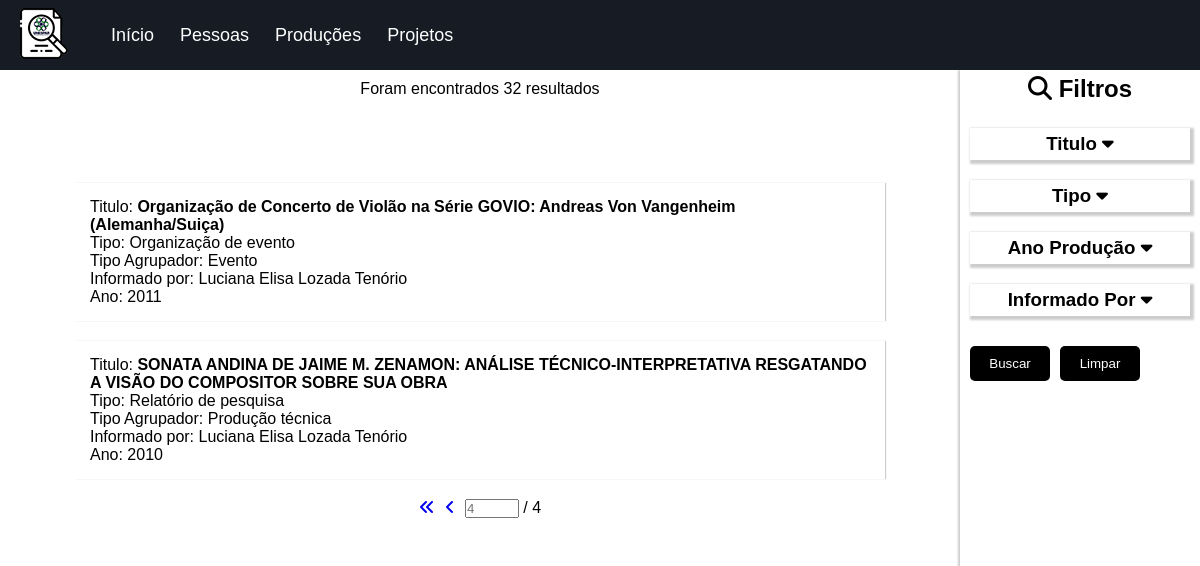
The page /lattes/producoes?page=238 on the database as committed earlier.
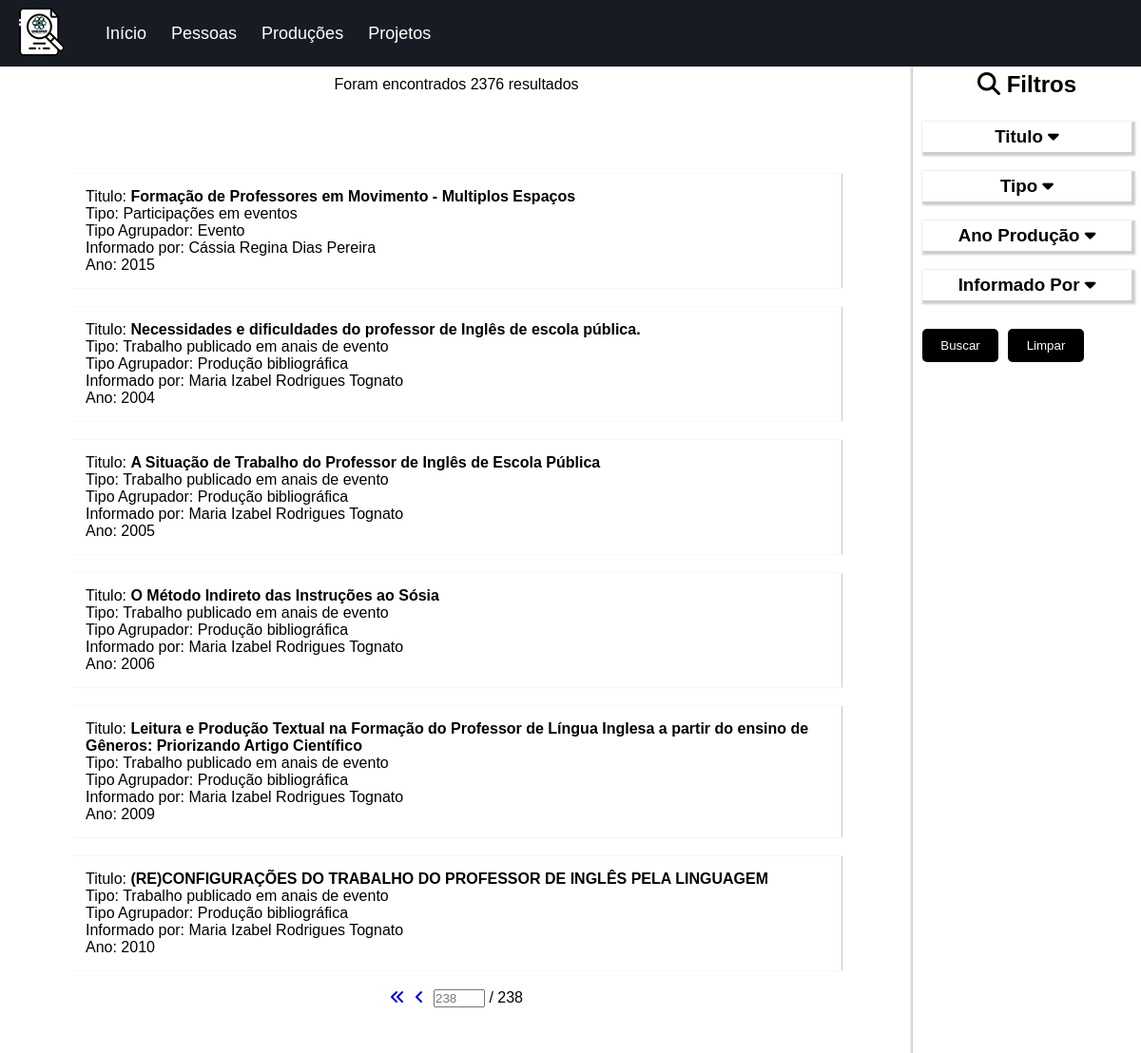
The same page on the database as committed later.
### lattes/models.py (models this page shows)
class Producao(models.Model):
    ano = models.IntegerField()
    informadoPor = models.CharField(max_length=255)
    tipo = models.CharField(max_length=255)
    tipoAgrupador = models.CharField(max_length=255)
    titulo = models.CharField(max_length=255)

### lattes/views.py (the view)
# urls.py: path("producoes", views.producoes, name="producoes"),
def producoes(request):
    context = {}
    producoes_filtradas = ProducaoFilter(
        request.GET,
        queryset=Producao.objects.all()
    )
    p = Paginator(producoes_filtradas.qs, 10)
    page_number = request.GET.get('page')
    Producao_page = p.get_page(page_number)
    context["Producao_page"] = Producao_page
    context["producoes_filtradas"] = producoes_filtradas
    context["length"] = len(producoes_filtradas.qs)
    return render(request, "lattes/producoes.html", context)

### lattes/templatetags/lattes_extras.py (called while the page is built)
@register.simple_tag
def my_url(value, field_name, urlencode=None):
    url = '?{}={}'.format(field_name, value)
    if urlencode:
        querystring = urlencode.split('&')
        f_querystring = filter(lambda p: p.split('=')[0]!=field_name, querystring)
        e_querystring = '&'.join(f_querystring)
        url='{}&{}'.format(url, e_querystring)
    return url

### lattes/templates/lattes/producoes.html (shortened to what this page needs)
{% extends 'lattes/layout.html' %}
{% block main %}
{% load lattes_extras %}
<div id="head">
    <p>Foram encontrados {{length}} resultados</p>
</div>
<div id="grid-main">
    {% for producao in Producao_page %}
    <div class="grid-item">
        <p>
            Titulo: <b>{{ producao.titulo }}</b> <br>
            Tipo: {{producao.tipo }} <br>
            Tipo Agrupador: {{ producao.tipoAgrupador }} <br>
            Informado por: {{ producao.informadoPor }} <br>
            Ano: {{ producao.ano }}
        </p>
    </div>
    {% endfor %}
    <div id="Paginator">
        {% if Producao_page.has_previous %}
        <a href="{% my_url 1 'page' request.GET.urlencode %}"><i class="fas fa-angle-double-left"></i></a>
        <a href="{% my_url Producao_page.previous_page_number 'page' request.GET.urlencode %}"><i
                class="fas fa-angle-left"></i></a>
        {% endif %}
        <form method="GET">
            <input type="number" name="page" placeholder="{{Producao_page.number}}"> /
            {{Producao_page.paginator.num_pages}}
        </form>
    </div>
</div>
{% endblock %}
{% block aside %}
<h2><i class="fas fa-search"></i> Filtros</h2>
<form method="GET">
    <div id="filtroTitulo">
        <div class="drop-bnt">
            <h3>Titulo <i class="fas fa-caret-down"></i></h3>
        </div>
    </div>
    <div id="filtroTipo">
        <div class="drop-bnt">
            <h3>Tipo <i class="fa fa-caret-down"></i></h3>
        </div>
    </div>
    <div id="filtroAno">
        <div class="drop-bnt">
            <h3>Ano Produção <i class="fas fa-caret-down"></i></h3>
        </div>
    </div>
    <div id="filtroInformadoPor">
        <div class="drop-bnt">
            <h3>Informado Por <i class="fas fa-caret-down"></i></h3>
        </div>
    </div>
    <input type="submit" value="Buscar">
    <a href="?" class="botao">Limpar</a>
</form>
{% endblock %}

### lattes/templates/lattes/layout.html (shortened to what this page needs)
{% load static %}
<!DOCTYPE html>
<html lang="pt-br">
<head>
    <link rel="stylesheet" href="{% static 'css/estilo.css' %}">
</head>
<body>
    <header>
        <div class="container">
            <nav>
                <div class="content">
                    <div class="logo"><img src="{% static 'imagens/icone-lattesunespar.png' %}"
                            alt="logo lattes unespar"></div>
                    <ul class="links">
                        <li><a href="{% url 'index' %}">Início</a></li>
                        <li><a href="#">Pessoas</a></li>
                        <li>
                            <a href="" class="desktop-link">Produções</a>
                        </li>
                        <li><a href="#">Projetos</a></li>
                    </ul>
                </div>
            </nav>
        </div>
    </header>
    <section>
        <main>
            {% block main %}
            {% endblock %}
        </main>
        <aside>
            {% block aside %}
            {% endblock %}
        </aside>
    </section>
</body>
</html>

### lattes/static/css/estilo.css (style rules this page uses)
* { margin: 0; padding: 0; font-family: Arial, Helvetica, sans-serif; text-decoration: none; }
p, h2 { text-align: center; padding: 5px; }
header { height: 70px; background-color: black; }
section { display: flex; flex-direction: row; }
main { flex: 1; width: 80vw; }
aside { box-shadow: 0 2px 2px 2px rgba(0, 0, 0, 0.2); width: 20vw; }
aside h3 { text-align: center; margin: 20px 10px 20px 10px; padding: 5px; box-shadow: 2px 2px 2px 2px rgba(0, 0, 0, 0.2); }
#head { background-color: white; }
#head p { padding: 10px; }
#grid-main { background-color: white; margin: 50px; display: grid; padding: 20px; grid-column-gap: 20px; grid-row-gap: 10px; grid-template-columns: auto; }
.grid-item { margin: 5px; padding: 10px; box-shadow: 1px 0px 1px 0px rgba(0, 0, 0, 0.2); }
.grid-item p { text-align: left; }
#Paginator { margin: 0 auto 0; display: flex; }
#Paginator input { width: 50px; }
#Paginator a { margin: 5px 5px 0 5px; }
#Paginator form { margin: 5px 5px 0 5px; }
aside input[type=submit] { background-color: black; color: white; margin: 10px 0 0 10px; width: 80px; height: 35px; border: 0px; border-radius: 5px; display: inline-block; }
.botao:link , .botao:visited { background-color: black; color: white; text-align: center; margin: 10px 0 0 10px; border-radius: 5px; width: 80px; height: 25px; padding-top: 10px; display: inline-block; position: absolute; font-size: 13.3333px; font-weight: 400; }
.container { background: #171c24; position: fixed; width: 100%; }
.container nav { position: relative; display: flex; max-width: calc(100% - 200px); margin: 0 auto; height: 70px; align-items: center; justify-content: space-between; }
nav .content { display: flex; align-items: center; }
nav .content .links { margin-left: 80px; display: flex; }
.content .links li { list-style: none; line-height: 70px; }
.content .links li a, .content .links li label { color: #fff; font-size: 18px; font-weight: 500; padding: 9px 17px; border-radius: 5px; transition: all 0.3s ease; }
@media screen and (max-width: 1250px) { .container nav { max-width: 100%; padding: 0 20px; } }
@media screen and (max-width: 1250px) { nav .content .links { margin-left: 30px; } }
@media screen and (max-width: 1250px) { .content .links li a { padding: 8px 13px; } }

Rows that differ between the two databases and show on the page:
removed Producao: titulo "Organização de Concerto de Violão na Série GOVIO: Andreas Von Vangenheim (Alemanha/Suiça)", tipo "Organização de evento", tipoAgrupador "Evento", informadoPor "Luciana Elisa Lozada Tenório", ano "2011"
removed Producao: titulo "SONATA ANDINA DE JAIME M. ZENAMON: ANÁLISE TÉCNICO-INTERPRETATIVA RESGATANDO A VISÃO DO COMPOSITOR SOBRE SUA OBRA", tipo "Relatório de pesquisa", tipoAgrupador "Produção técnica", informadoPor "Luciana Elisa Lozada Tenório", ano "2010"
added Producao: titulo "Formação de Professores em Movimento - Multiplos Espaços", tipo "Participações em eventos", tipoAgrupador "Evento", informadoPor "Cássia Regina Dias Pereira", ano "2015"
added Producao: titulo "Necessidades e dificuldades do professor de Inglês de escola pública.", tipo "Trabalho publicado em anais de evento", tipoAgrupador "Produção bibliográfica", informadoPor "Maria Izabel Rodrigues Tognato", ano "2004"
added Producao: titulo "A Situação de Trabalho do Professor de Inglês de Escola Pública", tipo "Trabalho publicado em anais de evento", tipoAgrupador "Produção bibliográfica", informadoPor "Maria Izabel Rodrigues Tognato", ano "2005"
added Producao: titulo "O Método Indireto das Instruções ao Sósia", tipo "Trabalho publicado em anais de evento", tipoAgrupador "Produção bibliográfica", informadoPor "Maria Izabel Rodrigues Tognato", ano "2006"
added Producao: titulo "Leitura e Produção Textual na Formação do Professor de Língua Inglesa a partir do ensino de Gêneros: Priorizando Artigo Científico", tipo "Trabalho publicado em anais de evento", tipoAgrupador "Produção bibliográfica", informadoPor "Maria Izabel Rodrigues Tognato", ano "2009"
added Producao: titulo "(RE)CONFIGURAÇÕES DO TRABALHO DO PROFESSOR DE INGLÊS PELA LINGUAGEM", tipo "Trabalho publicado em anais de evento", tipoAgrupador "Produção bibliográfica", informadoPor "Maria Izabel Rodrigues Tognato", ano "2010"
Other text that changed with them:
{{ length }}: "32" → "2376"
form field page: "4" → "238"
{{ Producao_page.paginator.num_pages }}: "4" → "238"
